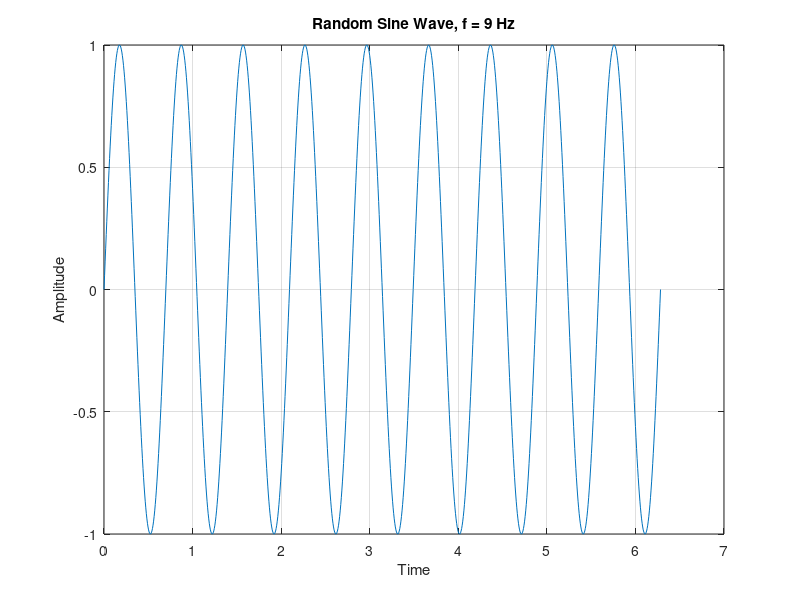

Reproduce this figure in MATLAB.
% Day 038: Random Sine Wave
f = randi([1, 10]);
t = linspace(0, 2*pi, 1000);
y = sin(f*t);
plot(t, y);
title(['Random Sine Wave, f = ' num2str(f) ' Hz']);
xlabel('Time');
ylabel('Amplitude');
grid on;
